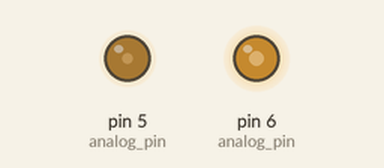
A sketch run on a simulated Arduino Uno, built with avr-gcc and run on an emulated ATmega328P. Parts: output pins drawn as LEDs (lit = HIGH). Random numbers use the default seed unless the sketch sets one; what the sketch prints to the serial monitor is not drawn.

Above: at 0.18 s.
At 7.91 s:
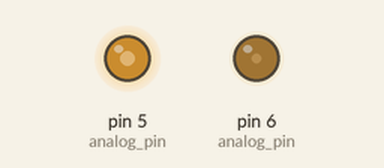
At 19.81 s:
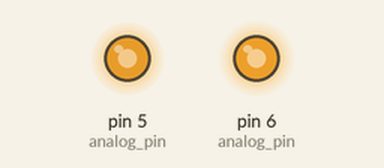
At 39.33 s:
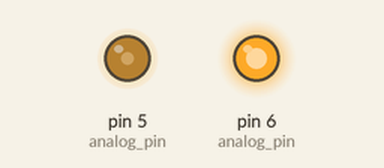
Timing chart, 0 to 40.0 s (numbered marks = the images above):
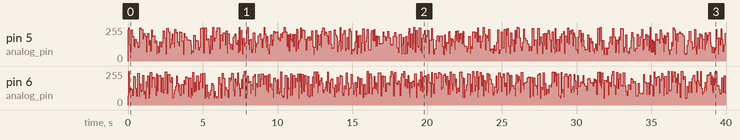

The sketch:

Flickering_Light.ino
```cpp
/*
Flickering Light
*/

void setup() {
  Serial.begin(9600);
  Serial.println(random(1, 7)); // random(min(optional), max)
  Serial.println(random(1, 7));
  pinMode(6, OUTPUT); // analog pin
  pinMode(5, OUTPUT); // analog pin

}

void loop() {
  analogWrite(6, random(50, 256));
  analogWrite(5, random(50, 256));
  delay(random(30, 100));
}
```
